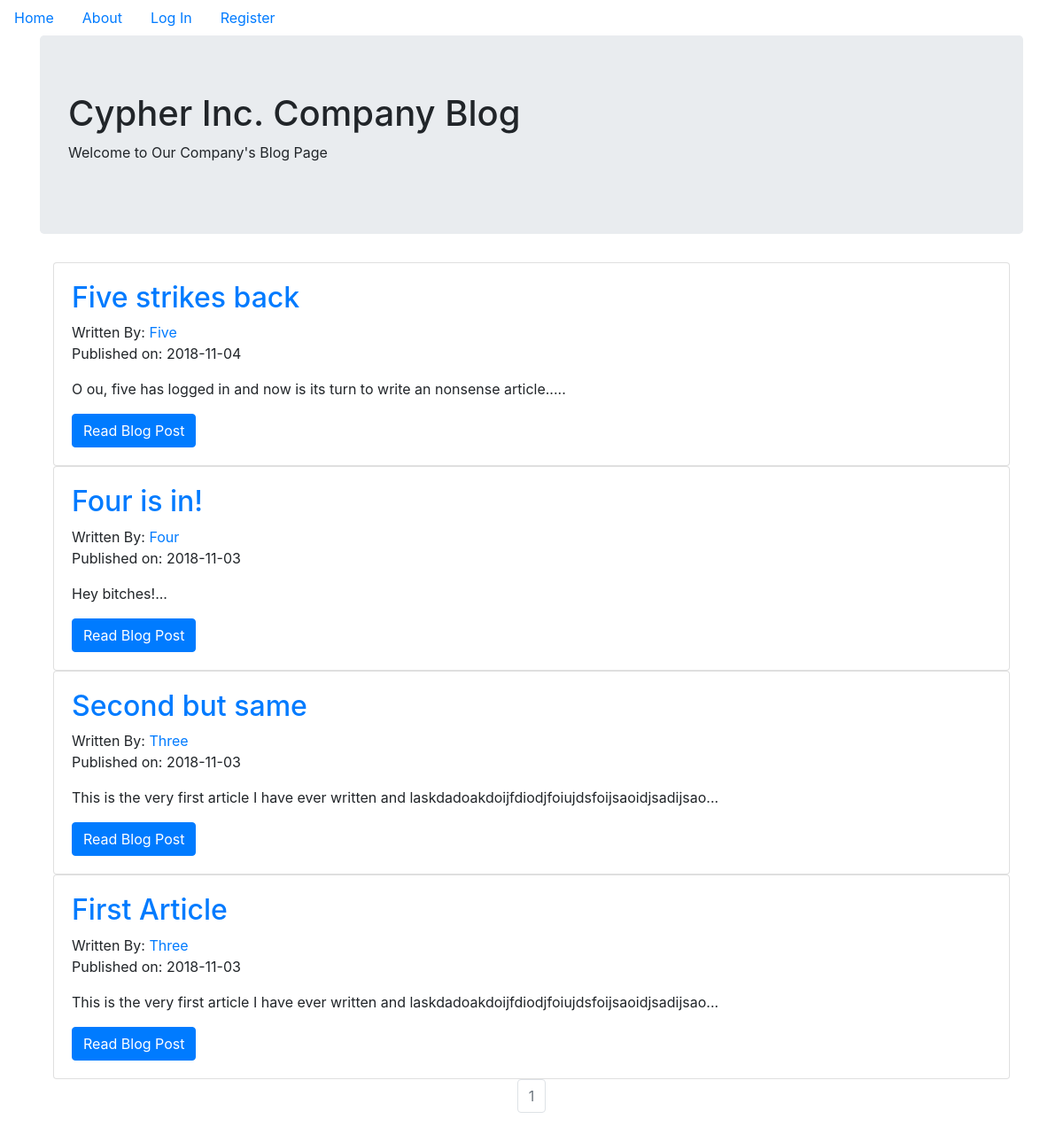
The page / on the database its author committed.
### blog/models.py (models this page shows, shortened)
class BlogPost(db.Model):
    users = db.relationship(User)
    id = db.Column(db.Integer,primary_key=True)
    user_id = db.Column(db.Integer,db.ForeignKey('users.id'),nullable=False)
    date = db.Column(db.DateTime,nullable=False,default=datetime.utcnow)
    title = db.Column(db.String(140),nullable=False)
    text = db.Column(db.Text,nullable=False)

class User(db.Model,UserMixin):
    __tablename__ = 'users'
    id = db.Column(db.Integer,primary_key=True)
    profile_image = db.Column(db.String(64),nullable=False,default='default_profile.png')
    email = db.Column(db.String(64),unique=True,index=True)
    username = db.Column(db.String(64),unique=True,index=True)
    password_hash = db.Column(db.String(128))
    posts = db.relationship('BlogPost',backref='author',lazy=True)

### blog/core/views.py (the view)
@core.route('/')
def index():
    page = request.args.get('page',1,type=int)
    blog_posts = BlogPost.query.order_by(BlogPost.date.desc()).paginate(page=page,per_page=5)
    return render_template('index.html',blog_posts=blog_posts)

### blog/templates/index.html
{% extends "base.html" %}
{% block content %}
  <div class="jumbotron">
    <h1>Cypher Inc. Company Blog</h1>
    <p>Welcome to Our Company's Blog Page</p>
  </div>
  <div class="container">
    {% for post in blog_posts.items %}
    <div class="card" >
      <div class="card-body">
        <h2><a class="card-title" href="  {{ url_for('blog_posts.blog_post', blog_post_id=post.id) }}">{{ post.title }}</a></h2>
        Written By: <a href="{{ url_for('users.user_posts', username=post.author.username) }}">{{ post.author.username }}</a>
        <p>Published on: {{ post.date.strftime('%Y-%m-%d') }}</p>
        <p class="card-text">{{ post.text[:100] }}...</p>
        <a href="{{ url_for('blog_posts.blog_post', blog_post_id=post.id) }}" class="btn btn-primary">Read Blog Post</a>
      </div>
    </div>
   {% endfor %}
   <nav aria-label="Page navigation example">
     <ul class="pagination justify-content-center">
       {% for page_num in blog_posts.iter_pages(left_edge=1, right_edge=1, left_current=1, right_current=2) %}
          {% if blog_posts.page == page_num %}
          <li class="page-item disabled">
            <a class="page-link" href="{{ url_for('core.index', page=page_num) }}">{{ page_num }}</a></li>
          {% else %}
            <li class="page-item"><a class="page-link" href="{{ url_for('core.index', page=page_num) }}">{{ page_num }}</a></li>
          {% endif %}
      {% endfor %}
    </nav>
{% endblock %}

### rows shown on the page
BlogPost: title "Five strikes back", author.username "Five", date "2018-11-04", text "O ou, five has logged in and now is its turn to write an nonsense article.."
BlogPost: title "Four is in!", author.username "Four", date "2018-11-03", text "Hey bitches!"
BlogPost: title "Second but same", author.username "Three", date "2018-11-03", text "This is the very first article I have ever written and laskdadoakdoijfdiodjfoiujdsfoijsaoidjsadijsao"
BlogPost: title "First Article", author.username "Three", date "2018-11-03", text "This is the very first article I have ever written and laskdadoakdoijfdiodjfoiujdsfoijsaoidjsadijsao"

### other values the page prints
{{ page_num }} "1"
